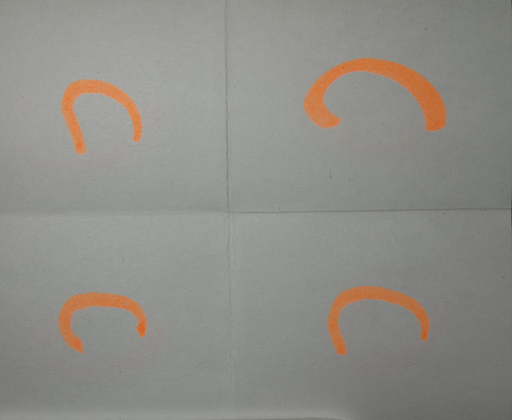
#> input picture img/noise2.png, 512 x 420 px, found by its file name
$ jupyter execute --allow-errors new.ipynb
#> lines starting #> are read from the running program, lines starting #| are printed output that depends on the picture; after the words box and inside, x2 and y2 are one past the last pixel; in counts of white or black regions, pixels touching at a corner belong together
# **Edge Detection Tools**

# **Libraries**

[cell 1]
import numpy as np
import cv2
import matplotlib.pyplot as plt
from sklearn.cluster import MeanShift
from sklearn.datasets import make_blobs
from sklearn.cluster import KMeans

# **Mean Shifting**

[cell 2]
centers = [[2, 2], [8, 8], [5, 5]]
X, _ = make_blobs(n_samples=300, centers=centers, cluster_std=0.8, random_state=42)


mean_shift = MeanShift(bandwidth=2)


mean_shift.fit(X)

labels = mean_shift.labels_
cluster_centers = mean_shift.cluster_centers_


n_clusters = len(np.unique(labels))
print(f'Number of clusters found: {n_clusters}')


plt.figure(figsize=(8, 6))
plt.scatter(X[:, 0], X[:, 1], c=labels, cmap='viridis', marker='o', s=50, label='Data points')
plt.scatter(cluster_centers[:, 0], cluster_centers[:, 1], c='red', marker='x', s=200, label='Cluster centers')
plt.title(f'Mean Shift Clustering - {n_clusters} clusters found')
plt.xlabel('Feature 1')
plt.ylabel('Feature 2')
plt.legend()
plt.show()
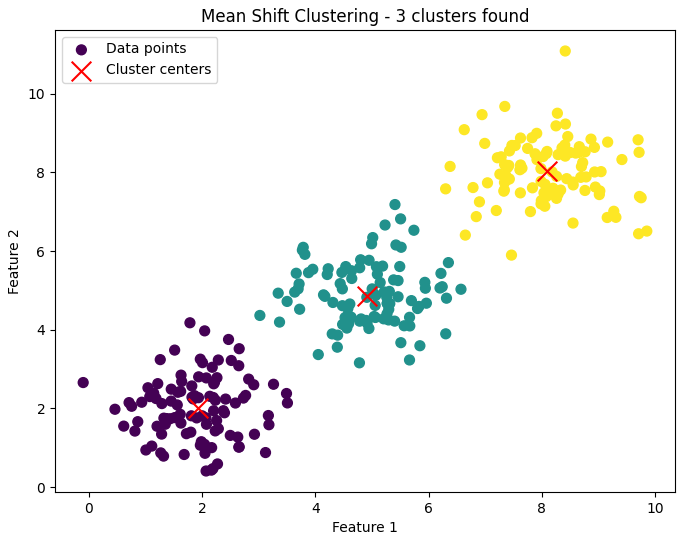
#> figure drawn by matplotlib, 1 panel

[cell 3]
centers = [[2, 2], [8, 8], [5, 5]]
X, _ = make_blobs(n_samples=300, centers=centers, cluster_std=0.8, random_state=42)

mean_shift = MeanShift(bandwidth=2)

mean_shift.fit(X)

labels = mean_shift.labels_
cluster_centers = mean_shift.cluster_centers_

n_clusters = len(np.unique(labels))
print(f'Number of clusters found: {n_clusters}')

plt.figure(figsize=(8, 6))
plt.scatter(X[:, 0], X[:, 1], c=labels, cmap='viridis', marker='o', s=50, label='Data points')
plt.scatter(cluster_centers[:, 0], cluster_centers[:, 1], c='red', marker='x', s=200, label='Cluster centers')
plt.title(f'Mean Shift Clustering - {n_clusters} clusters found')
plt.xlabel('Feature 1')
plt.ylabel('Feature 2')
plt.legend()
plt.show()

[cell 4]
bw = cv2.imread('./noise2.png', 0)
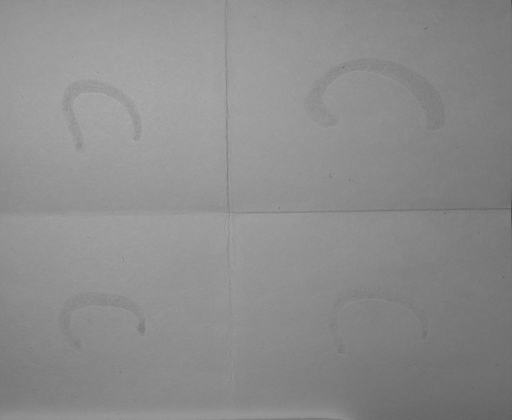
#> bw: shape (420, 512); min 67, max 173, mean 140.9
height, width = bw.shape[0:2]
#> height = 420; width = 512
cv2.imshow("Original BW", bw)

binary = np.zeros([height, width, 1], 'uint8')

thresh = 85

for row in range(0, height):
    for col in range(0, width):
        if bw[row][col] > thresh:
            binary[row][col] = 255
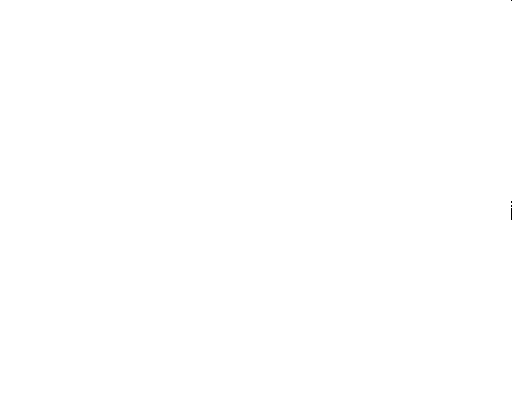
#> binary: shape (420, 512, 1); 100% white; black in thin lines or dots, all inside (x1, y1, x2, y2) = (511, 0, 512, 220)

cv2.imshow("Slow Binary", binary)

cv2.waitKey(0)
cv2.destroyAllWindows()

# **Adaptive Thresholding**

[cell 5]
img = cv2.imread('./noise2.png', 0)
cv2.imshow("Original", img)


ret, thresh_basic = cv2.threshold(img, 200, 255, cv2.THRESH_BINARY)
#> thresh_basic: shape (420, 512); every value is 0
cv2.imshow("Basic Binary", thresh_basic)

thres_adapt = cv2.adaptiveThreshold(
    img,
    255,
    cv2.ADAPTIVE_THRESH_GAUSSIAN_C,
    cv2.THRESH_BINARY,
    11,
    2
)
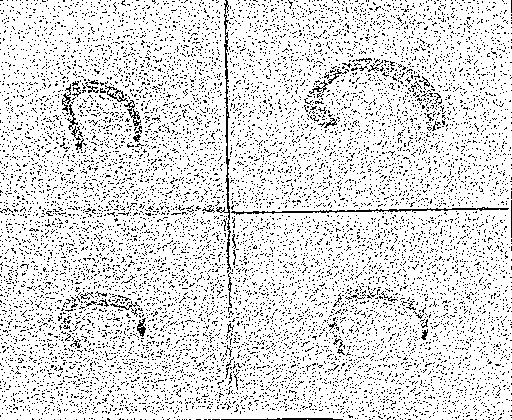
#> thres_adapt: shape (420, 512); 87.2% white; black in thin lines or dots
cv2.imshow("Adaptive Threshold", thres_adapt)

cv2.waitKey(0)
cv2.destroyAllWindows()

[cell 6]
def extract_orange_color_kmeans(image_path, n_clusters=3):
    """Extract orange color using K-means clustering"""
#> called with image_path = './noise2.png', n_clusters = 3
    # Read the image in BGR format
    image = cv2.imread(image_path)
#> image is the input picture: shape (420, 512, 3); mean B, G, R 135, 140.9, 143
    image_rgb = cv2.cvtColor(image, cv2.COLOR_BGR2RGB)

    # Reshape image to be a list of pixels
    pixels = image_rgb.reshape(-1, 3)

    # Apply K-means clustering
    kmeans = KMeans(n_clusters=n_clusters, random_state=42, n_init=10)
    kmeans.fit(pixels)

    # Find the cluster that represents orange color
    # Orange is typically high in red, medium in green, low in blue
    cluster_centers = kmeans.cluster_centers_

    # Calculate "orangeness" score for each cluster
    orangeness_scores = []
    for center in cluster_centers:
        r, g, b = center
        # Orange has high red, medium green, low blue
        score = r - abs(g - 120) - b  # Adjust weights as needed
        orangeness_scores.append(score)

    # Select the most orange cluster
    orange_cluster = np.argmax(orangeness_scores)

    # Create mask for orange pixels
    labels = kmeans.labels_.reshape(image_rgb.shape[0], image_rgb.shape[1])
    orange_mask = (labels == orange_cluster).astype(np.uint8) * 255

    # Apply mask to original image
    orange_only = cv2.bitwise_and(image_rgb, image_rgb, mask=orange_mask)
#> in complete_pipeline, `orange_mask, orange_only, original = extract_orange_color_kmeans(image..`: orange_mask: shape (420, 512); 4.2% white; 4 white regions, box (x1, y1, x2, y2) and area: (304, 58, 446, 131) 3574, (327, 286, 430, 356) 1934, (62, 80, 142, 154) 1863, (58, 292, 147, 353) 1759

    return orange_mask, orange_only, image_rgb

def enhance_contrast_and_threshold(mask):
    """Enhance contrast and apply adaptive thresholding"""
    # Convert mask to grayscale if it's not already
    if len(mask.shape) == 3:
        mask_gray = cv2.cvtColor(mask, cv2.COLOR_RGB2GRAY)
    else:
        mask_gray = mask

    # Enhance contrast using CLAHE (Contrast Limited Adaptive Histogram Equalization)
    clahe = cv2.createCLAHE(clipLimit=2.0, tileGridSize=(8,8))
    contrast_enhanced = clahe.apply(mask_gray)

    # Apply adaptive thresholding
    adaptive_thresh = cv2.adaptiveThreshold(
        contrast_enhanced,
        255,
        cv2.ADAPTIVE_THRESH_GAUSSIAN_C,
        cv2.THRESH_BINARY,
        11,
        2
    )
#> adaptive_thresh: shape (420, 512); 96.6% white; 4 black regions, box (x1, y1, x2, y2) and area: (299, 53, 451, 136) 2239, (323, 281, 434, 360) 1786, (57, 75, 147, 159) 1751, (54, 287, 152, 357) 1565

    return adaptive_thresh, contrast_enhanced

def remove_noise(binary_image):
    """Remove noise using morphological operations"""
    # Define kernel for morphological operations
    kernel = np.ones((3,3), np.uint8)

    # Apply opening (erosion followed by dilation) to remove small noise
    cleaned = cv2.morphologyEx(binary_image, cv2.MORPH_OPEN, kernel)
#> cleaned: shape (420, 512); 96.6% white; 4 black regions, box (x1, y1, x2, y2) and area: (299, 53, 451, 136) 2242, (323, 281, 434, 360) 1792, (57, 75, 147, 159) 1752, (54, 287, 152, 357) 1572

    # Apply closing (dilation followed by erosion) to fill small holes
    cleaned = cv2.morphologyEx(cleaned, cv2.MORPH_CLOSE, kernel)
#> cleaned: shape (420, 512); 96.6% white; 4 black regions, box (x1, y1, x2, y2) and area: (299, 53, 451, 136) 2242, (323, 281, 434, 360) 1792, (57, 75, 147, 159) 1750, (54, 288, 152, 357) 1568

    # Optional: Remove small connected components
    nb_components, output, stats, centroids = cv2.connectedComponentsWithStats(cleaned, connectivity=8)
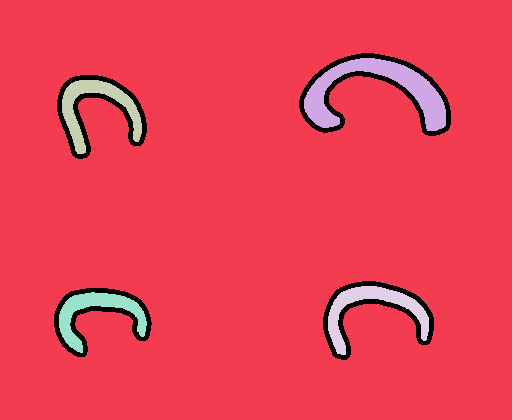
#> output: shape (420, 512) int32; 6 distinct labels, from 0 to 5; one colour per label, 0 black
#> nb_components = 6; stats = [[54, 53, 397, 307, 7352], [0, 0, 512, 420, 198573], [304, 58, 142, 73, 3571], [62, 80, 80, 74, 1862], [328, 286, 101, 69, 1928], [59, 292, 88, 61, 1754]]; centroids = [[249.2, 198.6], [255.3, 211.1], [376.6, 90.95], [95.41, 107.7], [371.7, 309.6], [95.82, 313]]
    sizes = stats[1:, -1]
#> sizes = [198573, 3571, 1862, 1928, 1754]
    nb_components = nb_components - 1
#> nb_components = 5

    # Minimum size of particles we want to keep (adjust based on your image)
    min_size = 50

    cleaned_final = np.zeros_like(cleaned)
    for i in range(0, nb_components):
        if sizes[i] >= min_size:
            cleaned_final[output == i + 1] = 255

    return cleaned_final

def complete_pipeline(image_path):
    """Complete pipeline for orange text extraction"""
    # Step 1: Extract orange color using K-means
    print("Step 1: Extracting orange color using K-means...")
    orange_mask, orange_only, original = extract_orange_color_kmeans(image_path)

    # Step 2: Enhance contrast and apply adaptive thresholding
    print("Step 2: Applying contrast enhancement and adaptive thresholding...")
    adaptive_thresh, contrast_enhanced = enhance_contrast_and_threshold(orange_mask)

    # Step 3: Remove noise
    print("Step 3: Removing noise...")
    final_result = remove_noise(adaptive_thresh)

    # Convert to black background with white text
    final_black_bg = cv2.bitwise_not(final_result)

    # Display results
    plt.figure(figsize=(20, 12))

    plt.subplot(2, 3, 1)
    plt.imshow(original)
    plt.title('Original Image')
    plt.axis('off')

    plt.subplot(2, 3, 2)
    plt.imshow(orange_mask, cmap='gray')
    plt.title('Orange Mask (K-means)')
    plt.axis('off')

    plt.subplot(2, 3, 3)
    plt.imshow(orange_only)
    plt.title('Orange Color Only')
    plt.axis('off')

    plt.subplot(2, 3, 4)
    plt.imshow(contrast_enhanced, cmap='gray')
    plt.title('Contrast Enhanced')
    plt.axis('off')

    plt.subplot(2, 3, 5)
    plt.imshow(adaptive_thresh, cmap='gray')
    plt.title('Adaptive Threshold')
    plt.axis('off')

    plt.subplot(2, 3, 6)
    plt.imshow(final_black_bg, cmap='gray')
    plt.title('Final Result (Noise Removed)')
    plt.axis('off')

    plt.tight_layout()
    plt.show()

    return final_black_bg, orange_mask, adaptive_thresh

# Alternative simpler function using your existing code structure
def simple_orange_extraction(image_path):
    """Simplified version using color range detection"""
#> called with image_path = './noise2.png'
    # Read image
    image = cv2.imread(image_path)
    image_rgb = cv2.cvtColor(image, cv2.COLOR_BGR2RGB)
    image_hsv = cv2.cvtColor(image, cv2.COLOR_BGR2HSV)
#> image_hsv: shape (420, 512, 3); mean H, S, V 38.5, 14.3, 144.3

    # Define orange color range in HSV (more robust than RGB)
    # Adjust these values based on your specific orange color
    lower_orange = np.array([5, 100, 100])    # Lower bound for orange
    upper_orange = np.array([15, 255, 255])   # Upper bound for orange

    # Create mask for orange color
    orange_mask = cv2.inRange(image_hsv, lower_orange, upper_orange)
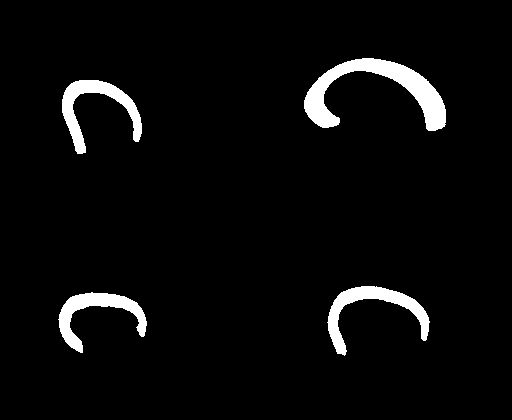
#> orange_mask: shape (420, 512); 4.2% white; 4 white regions, box (x1, y1, x2, y2) and area: (304, 58, 446, 131) 3531, (327, 286, 430, 356) 1926, (62, 80, 142, 154) 1862, (58, 292, 147, 353) 1732

    # Apply mask
    orange_only = cv2.bitwise_and(image_rgb, image_rgb, mask=orange_mask)

    # Convert to grayscale for thresholding
    gray = cv2.cvtColor(orange_only, cv2.COLOR_RGB2GRAY)
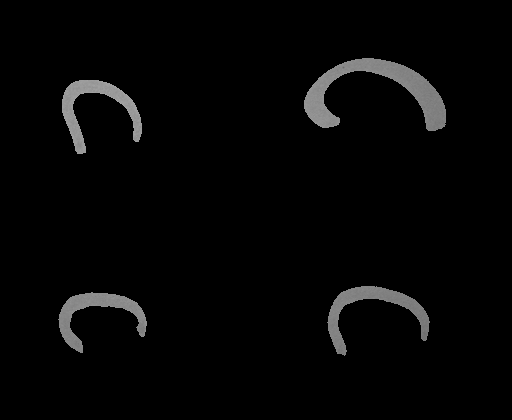
#> gray: shape (420, 512); min 0, max 170, mean 5.8

    # Apply adaptive thresholding
    adaptive_thresh = cv2.adaptiveThreshold(
        gray,
        255,
        cv2.ADAPTIVE_THRESH_GAUSSIAN_C,
        cv2.THRESH_BINARY,
        11,
        2
    )
#> adaptive_thresh: shape (420, 512); 96.6% white; 220 black regions (216 under 20 px), largest, box (x1, y1, x2, y2) and area: (300, 54, 450, 135) 2014, (323, 282, 434, 359) 1603, (58, 76, 146, 158) 1583, (54, 288, 151, 357) 1418

    # Remove noise
    kernel = np.ones((2,2), np.uint8)
    cleaned = cv2.morphologyEx(adaptive_thresh, cv2.MORPH_OPEN, kernel)
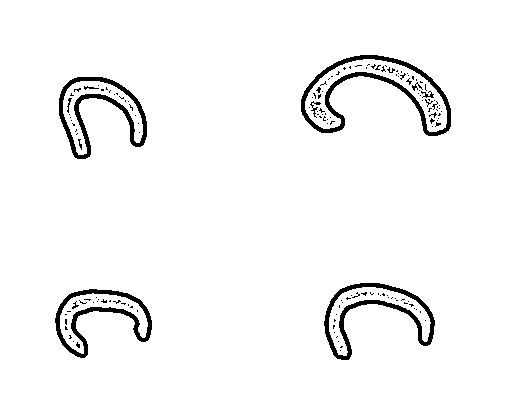
#> cleaned: shape (420, 512); 96.5% white; 149 black regions (137 under 20 px), largest, box (x1, y1, x2, y2) and area: (301, 55, 451, 136) 2015, (324, 283, 435, 360) 1607, (59, 77, 147, 159) 1583

    # Invert to get black background
    final_result = cv2.bitwise_not(cleaned)

    return final_result, orange_mask, adaptive_thresh

# Usage example:
if __name__ == "__main__":
    image_path = './noise2.png'  # Replace with your image path

    # Method 1: Complete pipeline with K-means
    print("Running complete pipeline with K-means...")
    final_result, orange_mask, adaptive_thresh = complete_pipeline(image_path)

    # Method 2: Simpler HSV-based approach (often more reliable for color detection)
    print("\nRunning simplified HSV-based approach...")
    final_simple, orange_mask_simple, adaptive_simple = simple_orange_extraction(image_path)

    # Display comparison
    cv2.imshow("K-means Result", final_result)
    cv2.imshow("HSV-based Result", final_simple)
    cv2.waitKey(0)
    cv2.destroyAllWindows()

[cell 7]
import numpy as np
import cv2
from sklearn.cluster import KMeans

def extract_orange_kmeans(image_path, n_clusters=3):
    """Extract only orange parts using K-means and remove everything else with white background"""
#> called with image_path = './noise2.png', n_clusters = 3

    # Read the image
    image = cv2.imread(image_path)
    image_rgb = cv2.cvtColor(image, cv2.COLOR_BGR2RGB)

    # Reshape image to be a list of pixels
    pixels = image_rgb.reshape(-1, 3)

    # Apply K-means clustering
    kmeans = KMeans(n_clusters=n_clusters, random_state=42, n_init=10)
    kmeans.fit(pixels)

    # Get cluster centers and labels
    cluster_centers = kmeans.cluster_centers_
    labels = kmeans.labels_.reshape(image_rgb.shape[0], image_rgb.shape[1])

    # Find the most orange cluster
    # Orange typically has high red, medium green, low blue
    orangeness_scores = []
    for center in cluster_centers:
        r, g, b = center
        # Higher score means more orange-like
        score = r * 0.8 - g * 0.5 - b * 0.3
        orangeness_scores.append(score)

    orange_cluster_idx = np.argmax(orangeness_scores)

    # Create result image with white background
    result = np.ones_like(image_rgb) * 255  # White background

    # Copy only orange pixels from original image
    orange_mask = labels == orange_cluster_idx
    result[orange_mask] = image_rgb[orange_mask]
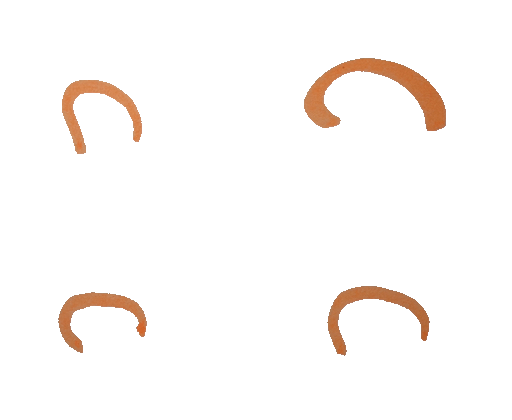
#> result: shape (420, 512, 3); mean R, G, B 252.5, 249.3, 247.3

    return result, orange_mask

# Usage
image_path = './noise2.png'  # Your image path

# Extract orange parts
orange_only_image, mask = extract_orange_kmeans(image_path)

# Display results
cv2.imshow("Original", cv2.imread(image_path))
cv2.imshow("Orange Only (White Background)", cv2.cvtColor(orange_only_image, cv2.COLOR_RGB2BGR))
cv2.waitKey(0)
cv2.destroyAllWindows()

# Save the result if needed
cv2.imwrite('orange_only_white_bg.png', cv2.cvtColor(orange_only_image, cv2.COLOR_RGB2BGR))
#> Out = True

[cell 8]
image = cv2.imread('./noise2.png')  # Replace with your image path
image_rgb = cv2.cvtColor(image, cv2.COLOR_BGR2RGB)

# Method 1: Using color thresholding (recommended for specific color conversion)
def convert_orange_to_black_threshold(image):
    # Convert to HSV color space for better color segmentation
    hsv = cv2.cvtColor(image, cv2.COLOR_BGR2HSV)

    # Define range for orange color in HSV
    # Orange hue is typically between 5-20 in OpenCV HSV (0-180 range)
    lower_orange1 = np.array([5, 100, 100])
    upper_orange1 = np.array([15, 255, 255])

    # Create mask for orange color
    mask = cv2.inRange(hsv, lower_orange1, upper_orange1)

    # Convert orange pixels to black in the original image
    result = image.copy()
    result[mask > 0] = [0, 0, 0]  # Set to black in BGR
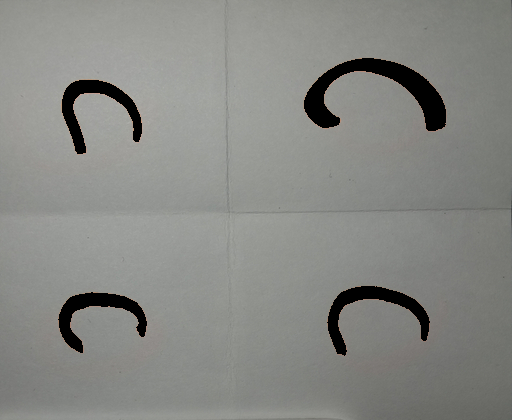
#> result: shape (420, 512, 3); 4.21% of pixels changed, all inside (x1, y1, x2, y2) = (58, 58, 446, 356)

    return result

result_image = convert_orange_to_black_threshold(image)

# Save the result
cv2.imwrite('output.png', result_image)

print("Image processed successfully! Orange color converted to black.")
